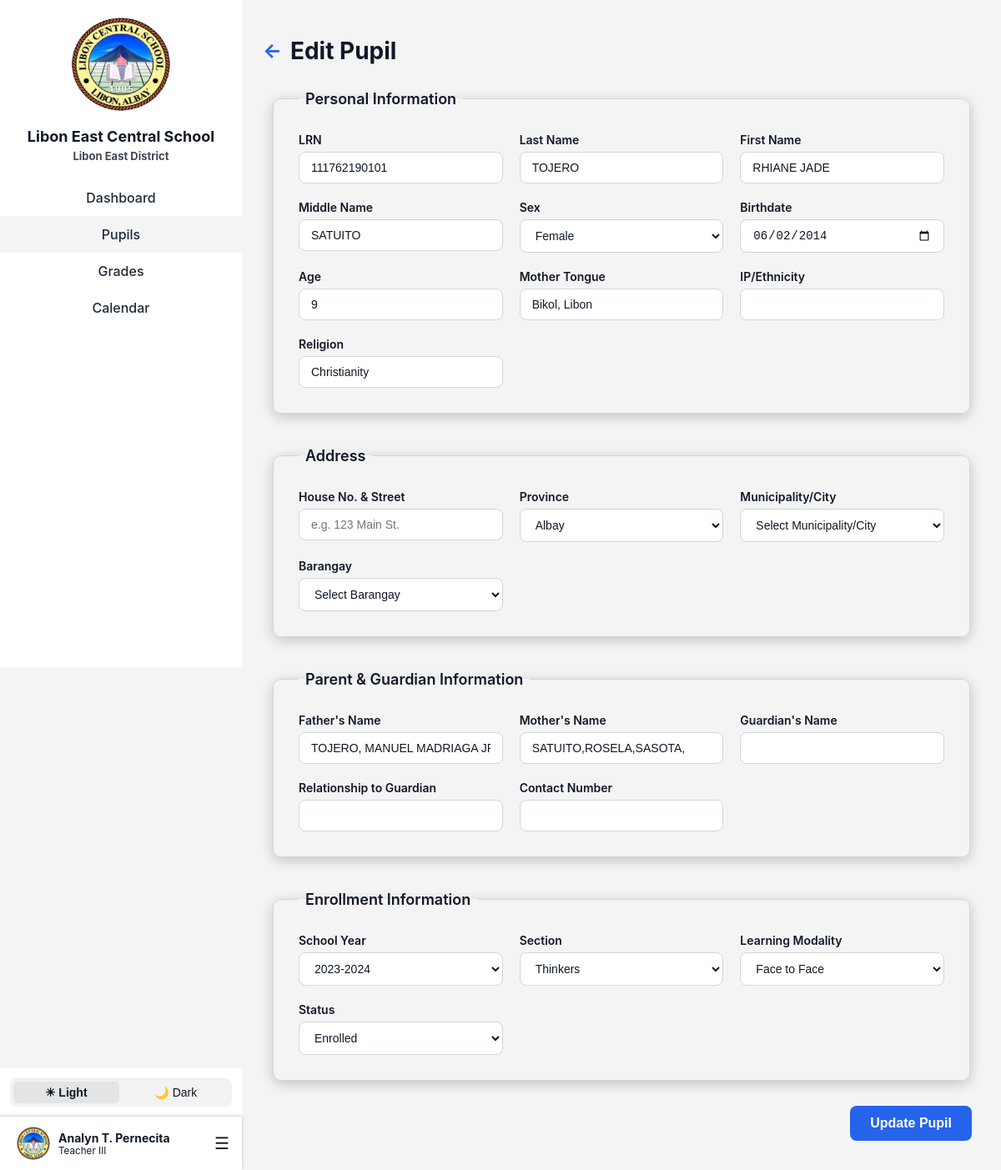
Before: /Landing/Login/Page/edit_pupil.php?id=960 (signed in) with the older database file.
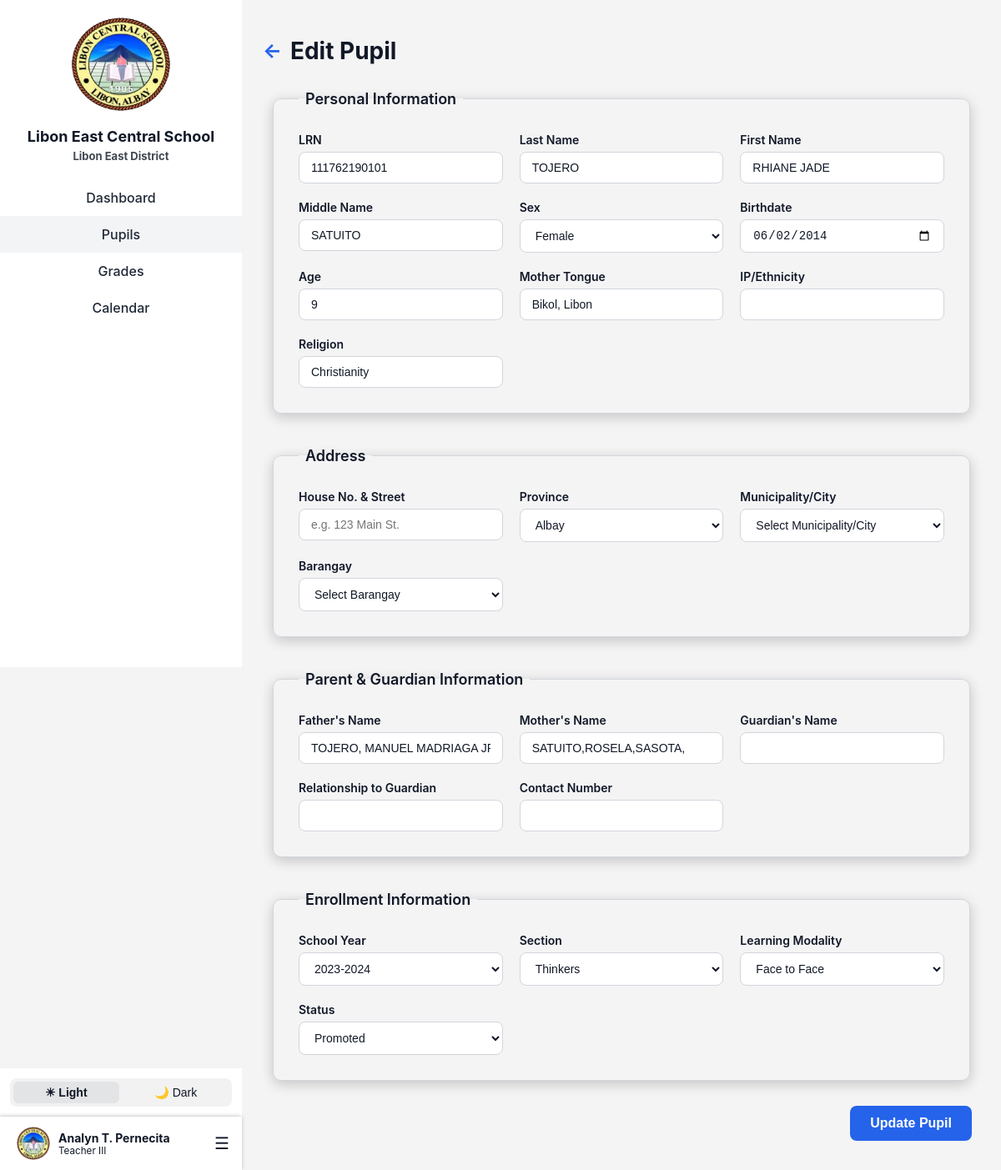
After: the same page with the newer database file.
### tables this page shows
CREATE TABLE `teachers` (
  `teacher_id` int(11) NOT NULL,
  `first_name` varchar(100) DEFAULT NULL,
  `middle_name` varchar(100) DEFAULT NULL,
  `last_name` varchar(100) DEFAULT NULL,
  `employee_no` varchar(20) DEFAULT NULL,
  `email` varchar(100) DEFAULT NULL,
  `password` varchar(255) DEFAULT NULL,
  `gender` enum('Male','Female','Other') DEFAULT NULL,
  `birthdate` date DEFAULT NULL,
  `age` int(11) DEFAULT NULL,
  `contact_no` varchar(20) DEFAULT NULL,
  `house_no_street` varchar(255) DEFAULT NULL,
  `barangay` varchar(255) DEFAULT NULL,
  `municipality` varchar(255) DEFAULT NULL,
  `province` varchar(255) DEFAULT NULL,
  `position` varchar(255) NOT NULL,
  `image` varchar(255) NOT NULL DEFAULT 'teacher.png',
  `user_type` char(1) NOT NULL DEFAULT 't' COMMENT 'a - admin\r\nt- teacher\r\nn- non-teaching',
  `user_status` char(1) NOT NULL DEFAULT 'a' COMMENT 'a - active\r\ni - inactive'
);

CREATE TABLE `pupils` (
  `pupil_id` int(11) NOT NULL,
  `teacher_id` int(11) NOT NULL,
  `lrn` varchar(12) NOT NULL,
  `last_name` varchar(100) DEFAULT NULL,
  `first_name` varchar(100) DEFAULT NULL,
  `middle_name` varchar(100) DEFAULT NULL,
  `sex` enum('Male','Female') DEFAULT NULL,
  `birthdate` date DEFAULT NULL,
  `age` int(11) DEFAULT NULL,
  `mother_tongue` varchar(100) DEFAULT NULL,
  `ip_ethnicity` varchar(100) DEFAULT NULL,
  `religion` varchar(100) DEFAULT NULL,
  `house_no_street` varchar(155) DEFAULT NULL,
  `barangay` varchar(100) DEFAULT NULL,
  `municipality` varchar(100) DEFAULT NULL,
  `province` varchar(100) DEFAULT NULL,
  `father_name` varchar(150) DEFAULT NULL,
  `mother_name` varchar(150) DEFAULT NULL,
  `guardian_name` varchar(150) DEFAULT NULL,
  `relationship_to_guardian` varchar(100) DEFAULT NULL,
  `contact_number` varchar(20) DEFAULT NULL,
  `learning_modality` varchar(255) DEFAULT NULL,
  `remarks` varchar(255) DEFAULT NULL COMMENT 'T/I - Transferred In\r\nT/O- Transferred Out\r\nDRPLE - Dropped',
  `sy_id` int(11) NOT NULL,
  `section_id` int(11) NOT NULL,
  `status` varchar(20) DEFAULT 'enrolled'
);

### Landing/Login/Page/edit_pupil.php (the view, shortened to what the rows shown need)
<?php
include 'lecs_db.php';
$pupil_id = intval($_GET['id']);
$result = $conn->query("SELECT * FROM pupils WHERE pupil_id=$pupil_id");
$pupil = $result->fetch_assoc();
$formData = $pupil;
$status_date = '';
$formData['status_date'] = $status_date;
?>
<!DOCTYPE html>
<html lang="en">
<head>
    <link href="css/adminAddPupil.css" rel="stylesheet">
    <link rel="stylesheet" href="css/sidebar.css">
</head>
<body>
<div class="container">
    <?php include 'teacherSidebar.php'; ?>
    <div class="main-content">
        <h1>
            <span class="back-arrow" onclick="window.location.href='teacherPupils.php'">←</span>
            Edit Pupil
        </h1>
        <form method="POST">
            <fieldset>
                <div class="form-grid">
                    <div class="form-group">
                        <label>LRN</label>
                        <input type="text" name="lrn" value="<?= htmlspecialchars($formData['lrn'] ?? '') ?>" required>
                    </div>
                    <div class="form-group">
                        <label>Last Name</label>
                        <input type="text" name="last_name" value="<?= htmlspecialchars($formData['last_name'] ?? '') ?>" required>
                    </div>
                    <div class="form-group">
                        <label>First Name</label>
                        <input type="text" name="first_name" value="<?= htmlspecialchars($formData['first_name'] ?? '') ?>" required>
                    </div>
                    <div class="form-group">
                        <label>Middle Name</label>
                        <input type="text" name="middle_name" value="<?= htmlspecialchars($formData['middle_name'] ?? '') ?>">
                    </div>
                    <div class="form-group">
                        <label>Sex</label>
                        <select name="sex" required>
                            <option value="Female" <?= ($formData['sex']=="Female")?"selected":"" ?>>Female</option>
                        </select>
                    </div>
                    <div class="form-group">
                        <label>Birthdate</label>
                        <input type="date" name="birthdate" id="birthdate" value="<?= $formData['birthdate'] ?? '' ?>" required>
                    </div>
                    <div class="form-group">
                        <label>Age</label>
                        <input type="number" name="age" id="age" value="<?= $formData['age'] ?? '' ?>">
                    </div>
                    <div class="form-group">
                        <label>Mother Tongue</label>
                        <input type="text" name="mother_tongue" value="<?= htmlspecialchars($formData['mother_tongue'] ?? '') ?>">
                    </div>
                    <div class="form-group">
                        <label>Religion</label>
                        <input type="text" name="religion" value="<?= htmlspecialchars($formData['religion'] ?? '') ?>">
                    </div>
                </div>
            </fieldset>
            <fieldset>
                <div class="form-grid">
                    <div class="form-group">
                        <label>Father's Name</label>
                        <input type="text" name="father_name" value="<?= htmlspecialchars($formData['father_name'] ?? '') ?>">
                    </div>
                    <div class="form-group">
                        <label>Mother's Name</label>
                        <input type="text" name="mother_name" value="<?= htmlspecialchars($formData['mother_name'] ?? '') ?>">
                    </div>
                </div>
            </fieldset>
            <fieldset>
                <div class="form-grid">
                    <div class="form-group">
                        <label>Learning Modality</label>
                        <select name="learning_modality" required>
                            <option value="Face to Face" <?= ($formData['learning_modality'] == "Face to Face") ? "selected" : "" ?>>Face to Face</option>
                        </select>
                    </div>
                    <div class="form-group">
                        <label>Status</label>
                        <select name="status" id="status" required>
                            <option value="enrolled" <?= ($formData['status'] == 'enrolled') ? 'selected' : '' ?>>Enrolled</option>
                            <option value="promoted" <?= ($formData['status'] == 'promoted') ? 'selected' : '' ?>>Promoted</option>
                        </select>
                    </div>
                </div>
            </fieldset>
        </form>
    </div>
</div>
</body>
</html>

### Landing/Login/Page/teacherSidebar.php (shortened to what the rows shown need)
<?php
include 'lecs_db.php';
$teacher_id = $_SESSION['teacher_id'];
$stmt = $conn->prepare("SELECT first_name, middle_name, last_name, position, image FROM teachers WHERE teacher_id = ? LIMIT 1");
$stmt->bind_param("i", $teacher_id);
$stmt->execute();
$result = $stmt->get_result();
$teacher = $result->fetch_assoc();
$middleInitial = '';
if (!empty($teacher['middle_name'])) {
    $middleInitial = strtoupper(substr(trim($teacher['middle_name']), 0, 1)) . '.';
}
function toRoman($num) {
    $map = [
        'M' => 1000, 'CM' => 900, 'D' => 500, 'CD' => 400,
        'C' => 100, 'XC' => 90, 'L' => 50, 'XL' => 40,
        'X' => 10, 'IX' => 9, 'V' => 5, 'IV' => 4, 'I' => 1
    ];
    $returnValue = '';
    while ($num > 0) {
        foreach ($map as $roman => $int) {
            if ($num >= $int) {
                $num -= $int;
                $returnValue .= $roman;
                break;
            }
        }
    }
    return $returnValue;
}
$teacherName = htmlspecialchars(trim(($teacher['first_name'] ?? '') . ' ' . $middleInitial . ' ' . ($teacher['last_name'] ?? '')));
$teacherPos = $teacher['position'] ?? "Teacher";
if (preg_match('/(\d+)/', $teacherPos, $matches)) {
    $num = (int)$matches[1];
    $roman = toRoman($num);
    $teacherPos = preg_replace('/\d+/', $roman, $teacherPos);
}
?>
<link rel="stylesheet" href="css/all.min.css">
<link rel="stylesheet" href="css/sidebar.css">
<div class="sidebar">
    <div class="sidebar-top">
        <h2>Libon East Central School</h2>
    </div>
    <div class="sidebar-bottom">
        <div class="profile-menu">
            <div class="profile">
                <div class="profile-info">
                    <strong><?= htmlspecialchars($teacherName); ?></strong>
                    <small><?= htmlspecialchars($teacherPos); ?></small>
                </div>
            </div>
        </div>
    </div>
</div>

Changed rows visible on the page:
changed pupils "TOJERO": status "Enrolled" → "Promoted"
